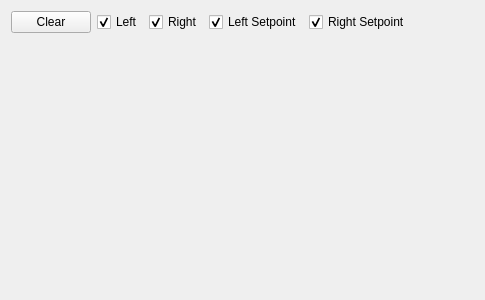
<?xml version="1.0" encoding="UTF-8"?>
<ui version="4.0">
 <class>PIDPlotWidget</class>
 <widget class="QWidget" name="PIDPlotWidget">
  <property name="geometry">
   <rect>
    <x>0</x>
    <y>0</y>
    <width>485</width>
    <height>300</height>
   </rect>
  </property>
  <property name="windowTitle">
   <string>Form</string>
  </property>
  <layout class="QVBoxLayout" name="verticalLayout">
   <item>
    <layout class="QVBoxLayout" name="master_layout">
     <item>
      <layout class="QHBoxLayout" name="toolbar_buttons">
       <item>
        <widget class="QPushButton" name="clear_button">
         <property name="enabled">
          <bool>true</bool>
         </property>
         <property name="sizePolicy">
          <sizepolicy hsizetype="Minimum" vsizetype="Fixed">
           <horstretch>0</horstretch>
           <verstretch>0</verstretch>
          </sizepolicy>
         </property>
         <property name="text">
          <string>Clear</string>
         </property>
        </widget>
       </item>
       <item>
        <widget class="QCheckBox" name="left_checkbox">
         <property name="text">
          <string>Left</string>
         </property>
         <property name="checked">
          <bool>true</bool>
         </property>
        </widget>
       </item>
       <item>
        <widget class="QCheckBox" name="right_checkbox">
         <property name="text">
          <string>Right</string>
         </property>
         <property name="checked">
          <bool>true</bool>
         </property>
        </widget>
       </item>
       <item>
        <widget class="QCheckBox" name="left_setpoint_checkbox">
         <property name="text">
          <string>Left Setpoint</string>
         </property>
         <property name="checked">
          <bool>true</bool>
         </property>
        </widget>
       </item>
       <item>
        <widget class="QCheckBox" name="right_setpoint_checkbox">
         <property name="text">
          <string>Right Setpoint</string>
         </property>
         <property name="checked">
          <bool>true</bool>
         </property>
        </widget>
       </item>
       <item>
        <widget class="QPushButton" name="screenshot_button">
         <property name="text">
          <string/>
         </property>
         <property name="icon">
          <iconset resource="../simulator.qrc">
           <normaloff>:/images/camera.svg</normaloff>:/images/camera.svg</iconset>
         </property>
         <property name="flat">
          <bool>true</bool>
         </property>
        </widget>
       </item>
       <item>
        <spacer name="horizontalSpacer">
         <property name="orientation">
          <enum>Qt::Horizontal</enum>
         </property>
         <property name="sizeHint" stdset="0">
          <size>
           <width>40</width>
           <height>20</height>
          </size>
         </property>
        </spacer>
       </item>
      </layout>
     </item>
     <item>
      <layout class="QGridLayout" name="checkbox_layout"/>
     </item>
     <item>
      <spacer name="verticalSpacer">
       <property name="orientation">
        <enum>Qt::Vertical</enum>
       </property>
       <property name="sizeHint" stdset="0">
        <size>
         <width>20</width>
         <height>40</height>
        </size>
       </property>
      </spacer>
     </item>
    </layout>
   </item>
  </layout>
 </widget>
 <resources>
  <include location="../simulator.qrc"/>
 </resources>
 <connections/>
</ui>
